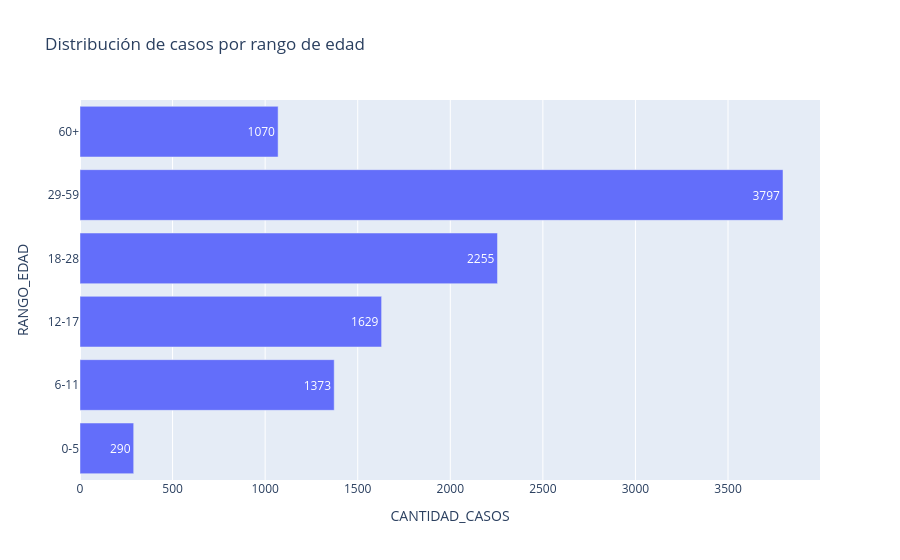

This figure's notebook cell:
### Code cell
df_edad_B = (
    df_B.groupby("RANGO_EDAD")["CANTIDAD_CASOS"]
        .sum()
        .reset_index()
        )

# Orden correcto (muy importante)
orden = ["0-5", "6-11", "12-17", "18-28", "29-59", "60+"]

df_edad_B["RANGO_EDAD"] = pd.Categorical(df_edad_B["RANGO_EDAD"], categories=orden, ordered=True)
df_edad_B = df_edad_B.sort_values("RANGO_EDAD")

fig_edad_B = px.bar(
    df_edad_B,
    x="CANTIDAD_CASOS",
    y="RANGO_EDAD",
    orientation="h",
    text="CANTIDAD_CASOS",
    title="Distribución de casos por rango de edad"
)
fig_edad_B.show()

### Figure 1 — Plotly figure (JSON) as saved in the notebook; plotly's stock layout.template omitted (floating-point values rounded to 4 significant figures)
{"data": [{"hovertemplate": "CANTIDAD_CASOS=%{text}<br>RANGO_EDAD=%{y}<extra></extra>", "legendgroup": "", "marker": {"color": "#636efa", "pattern": {"shape": ""}}, "name": "", "orientation": "h", "showlegend": false, "text": [290.0, 1373.0, 1629.0, 2255.0, 3797.0, 1070.0], "textposition": "auto", "type": "bar", "x": [290, 1373, 1629, 2255, 3797, 1070], "xaxis": "x", "y": ["0-5", "6-11", "12-17", "18-28", "29-59", "60+"], "yaxis": "y"}], "layout": {"barmode": "relative", "legend": {"tracegroupgap": 0}, "title": {"text": "Distribución de casos por rango de edad"}, "xaxis": {"anchor": "y", "domain": [0, 1], "title": {"text": "CANTIDAD_CASOS"}}, "yaxis": {"anchor": "x", "domain": [0, 1], "title": {"text": "RANGO_EDAD"}}}}
